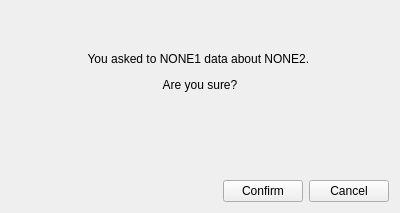
<?xml version="1.0" encoding="UTF-8"?>
<ui version="4.0">
 <class>ConfirmDialog</class>
 <widget class="QWidget" name="ConfirmDialog">
  <property name="windowModality">
   <enum>Qt::ApplicationModal</enum>
  </property>
  <property name="geometry">
   <rect>
    <x>0</x>
    <y>0</y>
    <width>400</width>
    <height>213</height>
   </rect>
  </property>
  <property name="minimumSize">
   <size>
    <width>400</width>
    <height>213</height>
   </size>
  </property>
  <property name="maximumSize">
   <size>
    <width>400</width>
    <height>213</height>
   </size>
  </property>
  <property name="windowTitle">
   <string>Confirm Dialog</string>
  </property>
  <layout class="QVBoxLayout" name="verticalLayout">
   <item>
    <widget class="QLabel" name="dialogMessage">
     <property name="text">
      <string>&lt;html&gt;&lt;head/&gt;&lt;body&gt;&lt;p align=&quot;center&quot;&gt;You asked to NONE1 data about NONE2. &lt;/p&gt;&lt;p align=&quot;center&quot;&gt;Are you sure?&lt;/p&gt;&lt;/body&gt;&lt;/html&gt;</string>
     </property>
    </widget>
   </item>
   <item>
    <spacer name="verticalSpacer">
     <property name="orientation">
      <enum>Qt::Vertical</enum>
     </property>
     <property name="sizeType">
      <enum>QSizePolicy::Preferred</enum>
     </property>
     <property name="sizeHint" stdset="0">
      <size>
       <width>20</width>
       <height>40</height>
      </size>
     </property>
    </spacer>
   </item>
   <item>
    <layout class="QHBoxLayout" name="horizontalLayout">
     <property name="sizeConstraint">
      <enum>QLayout::SetDefaultConstraint</enum>
     </property>
     <item>
      <spacer name="horizontalSpacer">
       <property name="orientation">
        <enum>Qt::Horizontal</enum>
       </property>
       <property name="sizeHint" stdset="0">
        <size>
         <width>40</width>
         <height>20</height>
        </size>
       </property>
      </spacer>
     </item>
     <item>
      <widget class="QPushButton" name="confirmButton">
       <property name="text">
        <string>Confirm</string>
       </property>
      </widget>
     </item>
     <item>
      <widget class="QPushButton" name="abortButton">
       <property name="text">
        <string>Cancel</string>
       </property>
      </widget>
     </item>
    </layout>
   </item>
  </layout>
 </widget>
 <resources/>
 <connections>
  <connection>
   <sender>abortButton</sender>
   <signal>clicked()</signal>
   <receiver>ConfirmDialog</receiver>
   <slot>hide()</slot>
   <hints>
    <hint type="sourcelabel">
     <x>352</x>
     <y>171</y>
    </hint>
    <hint type="destinationlabel">
     <x>397</x>
     <y>171</y>
    </hint>
   </hints>
  </connection>
 </connections>
</ui>
